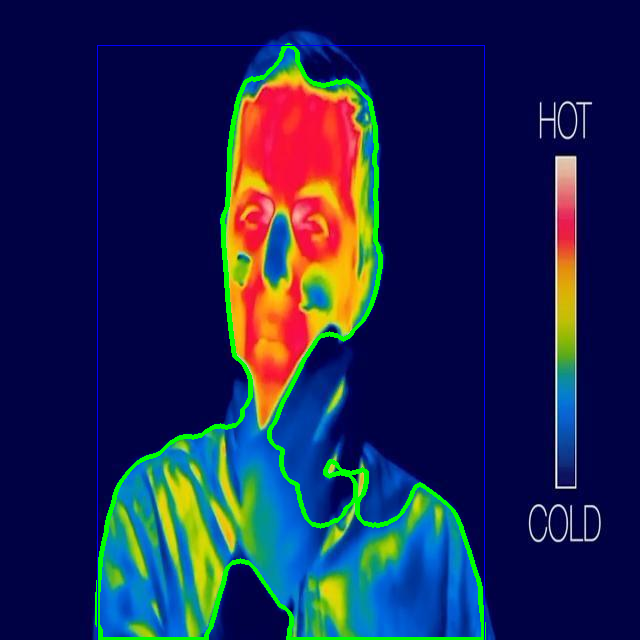
#> input picture module_4/thermal_result.png, 640 x 640 px
$ python thermal_segmentation.py --image thermal_result.png
#> lines starting #> are read from the running program, lines starting #| are printed output that depends on the picture; after the words box and inside, x2 and y2 are one past the last pixel; in counts of white or black regions, pixels touching at a corner belong together
#> in main, img is the input picture: shape (640, 640, 3); mean B, G, R 79.5, 38.4, 28.6
"""
==============================================================================
CSc 8830 - Computer Vision - Module 4 Assignment - Part 2
Human Boundary Segmentation from a Thermal (Infrared) Image
(Classical CV only, NO ML/DL)

README / HOW TO RUN
------------------------------------------------------------------------------
PURPOSE:
    Finds the boundary/outline of a human in a thermal/infrared image using
    only classical OpenCV operations. Thermal cameras render body heat as
    high intensity values, so a warm human body typically appears as a
    bright blob against a cooler (darker) background - this is exploited
    directly via intensity thresholding rather than edge detection, which
    tends to be more robust on thermal images (they often have lower
    texture/contrast noise than RGB, but Canny-based edges can be noisy on
    low-contrast backgrounds).

PIPELINE:
    1. Convert to grayscale (thermal images are usually single-channel or
       a false-color palette applied to a single-channel temperature map;
       we work on the intensity/grayscale representation either way).
    2. Slight Gaussian blur to reduce sensor noise.
    3. Otsu's method automatically picks an intensity threshold that best
       separates two populations of pixels (here: warm foreground vs. cool
       background) by minimizing within-class variance - a classical,
       non-learned thresholding technique.
    4. Morphological opening (erode then dilate) removes small bright noise
       specks; morphological closing fills small holes inside the person's
       silhouette (e.g. from clothing that isn't skin-temperature).
    5. Connected-component analysis picks the largest bright blob as the
       person (assumes the human is the dominant warm object in frame).
    6. Extract the boundary contour of that component.

REQUIREMENTS:
    pip install opencv-python numpy

USAGE:
    python thermal_segmentation.py --image thermal_person.jpg \
        --out result.png --mask_out mask.png

    If your thermal image is a false-color palette (e.g. red/yellow/white
    for hot, blue/purple for cool) rather than true grayscale, pass
    --false_color to convert it to a single "heat" channel first (see
    to_heat_channel() below) before thresholding.

OUTPUT:
    Prints the number of foreground pixels and bounding box of the
    detected person, and saves the visualization + binary mask, same as
    rgb_segmentation.py.

NOTE ON COMPARISON WITH SAM2:
    See compare_with_sam2.py to compute IoU/Dice between this result and
    Meta's SAM2 model output on the same thermal image. SAM2 is used only
    as an external comparison baseline, not part of this implementation.

AUTHOR: [Your Name]
COURSE: CSc 8830 - Computer Vision, Module 4 Assignment
==============================================================================
"""

import argparse
import cv2
import numpy as np


def to_heat_channel(image_bgr):
    """
    Convert a false-color thermal palette image (e.g. a typical
    black-blue-purple-red-yellow-white "ironbow" palette) into a single
    grayscale "heat" channel, using the pixel's saturation/value profile
    as a rough proxy for temperature intensity. Most false-color palettes
    increase in both hue-progression and brightness with temperature, so
    using the max of the RGB channels approximates relative heat level
    reasonably well without requiring the exact palette definition.
    """
    b, g, r = cv2.split(image_bgr.astype(np.float32))
    heat = np.maximum(np.maximum(r, g), b)
    return cv2.normalize(heat, None, 0, 255, cv2.NORM_MINMAX).astype(np.uint8)


def segment_human_thermal(image_bgr, false_color=False, min_area_frac=0.01):
    """
    Classical CV pipeline to segment the dominant warm human blob in a
    thermal image. Returns a binary mask (uint8, 0/255) and the boundary
    contour.
    """
#> called with false_color = False, min_area_frac = 0.01
    if false_color:
        gray = to_heat_channel(image_bgr)
    else:
        gray = cv2.cvtColor(image_bgr, cv2.COLOR_BGR2GRAY)
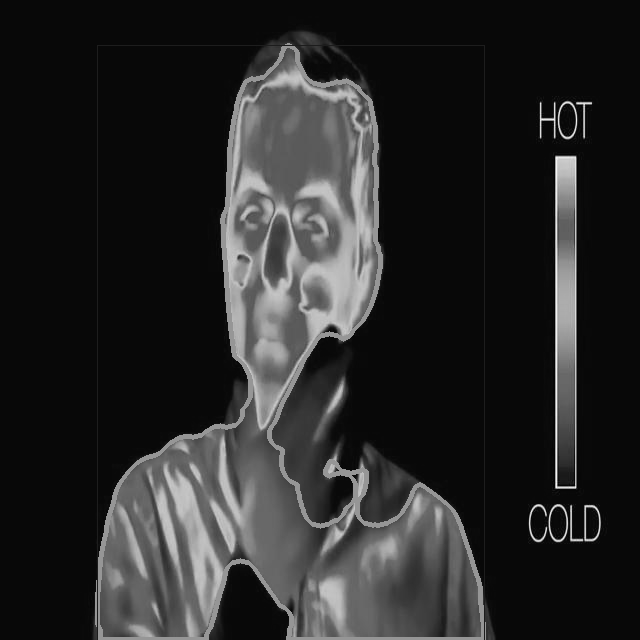
#> gray: shape (640, 640); min 2, max 251, mean 39.9

    # Step 2: mild blur to reduce sensor noise before thresholding.
    blurred = cv2.GaussianBlur(gray, (5, 5), 0)

    # Step 3: Otsu's method picks the threshold that minimizes intra-class
    # intensity variance between the two dominant populations (warm
    # foreground vs. cool background) - fully automatic, no learned model.
    _, binary = cv2.threshold(blurred, 0, 255,
                               cv2.THRESH_BINARY + cv2.THRESH_OTSU)
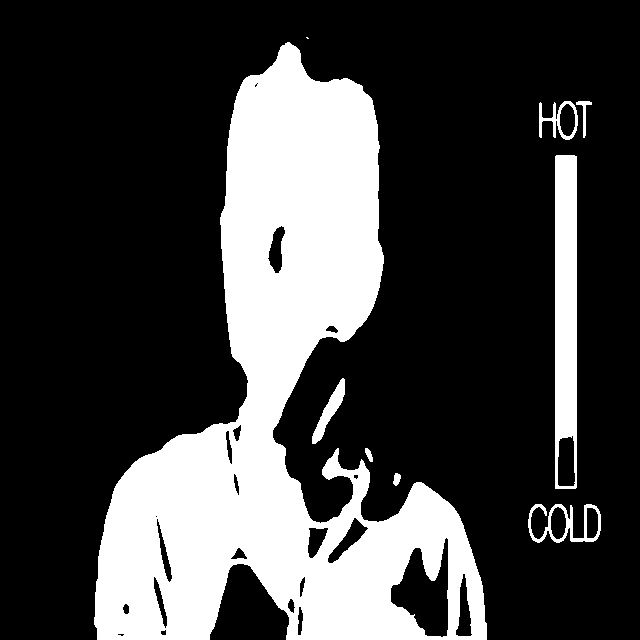
#> binary: shape (640, 640); 26% white; 9 white regions (1 under 20 px), largest, box (x1, y1, x2, y2) and area: (94, 42, 487, 640) 97578, (555, 155, 577, 489) 6589, (528, 504, 601, 543) 948

    # Step 4: morphological cleanup - remove small noise specks (opening),
    # then fill small internal holes (closing).
    small_kernel = cv2.getStructuringElement(cv2.MORPH_ELLIPSE, (5, 5))
    large_kernel = cv2.getStructuringElement(cv2.MORPH_ELLIPSE, (15, 15))
    cleaned = cv2.morphologyEx(binary, cv2.MORPH_OPEN, small_kernel, iterations=2)
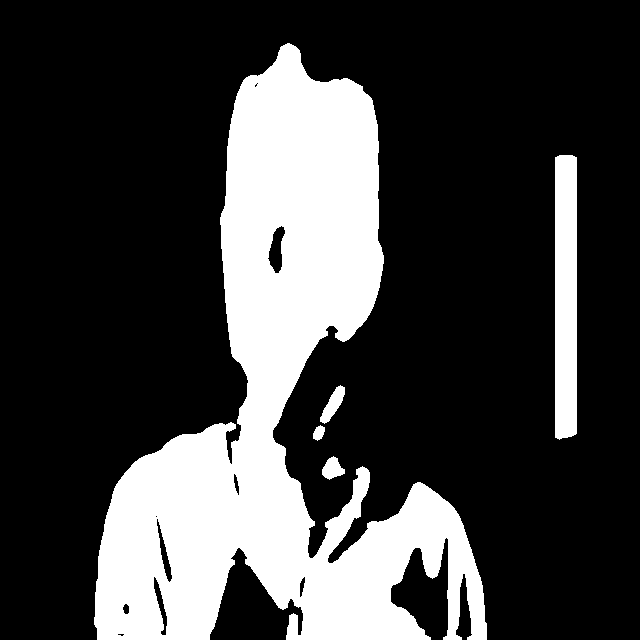
#> cleaned: shape (640, 640); 25.3% white; 5 white regions, box (x1, y1, x2, y2) and area: (94, 43, 487, 640) 96497, (555, 155, 577, 440) 6202, (320, 385, 345, 424) 437, (322, 456, 345, 480) 340, (313, 425, 325, 441) 131
    cleaned = cv2.morphologyEx(cleaned, cv2.MORPH_CLOSE, large_kernel, iterations=2)
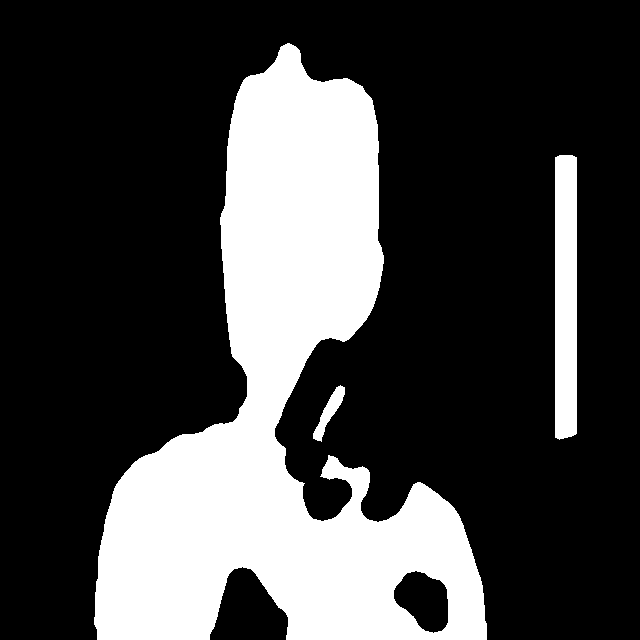
#> cleaned: shape (640, 640); 26.6% white; 3 white regions, box (x1, y1, x2, y2) and area: (94, 43, 487, 640) 101950, (555, 155, 577, 440) 6204, (313, 385, 345, 442) 609

    # Step 5: connected-component analysis - keep only the largest blob
    # above a minimum area fraction of the image (filters out small hot
    # noise blobs like reflective objects).
    num_labels, labels, stats, _ = cv2.connectedComponentsWithStats(cleaned, connectivity=8)
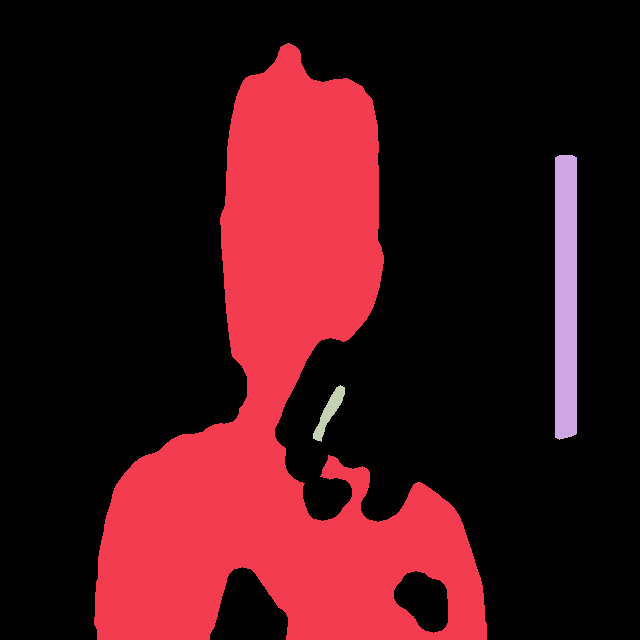
#> labels: shape (640, 640) int32; 4 distinct labels, from 0 to 3; one colour per label, 0 black
#> num_labels = 4; stats = [[0, 0, 640, 640, 300837], [94, 43, 393, 597, 101950], [555, 155, 22, 285, 6204], [313, 385, 32, 57, 609]]
    if num_labels <= 1:
        raise RuntimeError("No foreground blob found after thresholding - "
                            "try --false_color if this is a color-palette "
                            "thermal image, or check image contrast.")

    h, w = gray.shape
#> h = 640; w = 640
    min_area = min_area_frac * h * w
#> min_area = 4096
    # label 0 is background; find the largest non-background component
    areas = stats[1:, cv2.CC_STAT_AREA]
#> areas = [101950, 6204, 609]
    best_idx = np.argmax(areas) + 1  # +1 to account for skipping background
#> best_idx = 1
    if stats[best_idx, cv2.CC_STAT_AREA] < min_area:
        raise RuntimeError("Largest detected blob is smaller than the "
                            "minimum area threshold - check image quality "
                            "or lower --min_area_frac.")

    mask = np.where(labels == best_idx, 255, 0).astype(np.uint8)
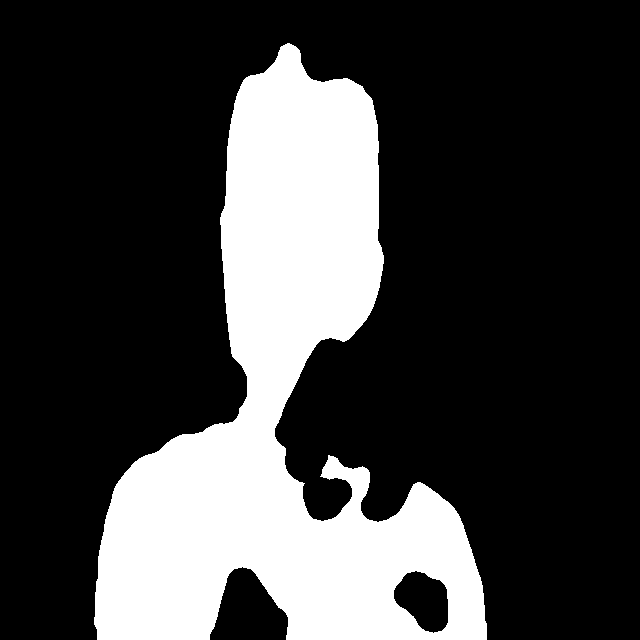
#> mask: shape (640, 640); 24.9% white; 1 white region

    # Step 6: extract the boundary contour.
    contours, _ = cv2.findContours(mask, cv2.RETR_EXTERNAL, cv2.CHAIN_APPROX_SIMPLE)
#> contours = 1 contour; box (x1, y1, x2, y2) and area: (94, 43, 487, 640) 103208
    boundary = max(contours, key=cv2.contourArea)
#> boundary = contour of 812 points, box (x1, y1, x2, y2) (94, 43, 487, 640), area 103208
    rect = cv2.boundingRect(boundary)
#> rect = (94, 43, 393, 597)

    return mask, boundary, rect


def main():
    parser = argparse.ArgumentParser(
        description="Segment a human's boundary from a thermal image using "
                    "classical CV (Otsu thresholding + connected components), "
                    "no ML/DL.")
    parser.add_argument("--image", required=True)
    parser.add_argument("--out", default="thermal_result.png")
    parser.add_argument("--mask_out", default="thermal_mask.png")
    parser.add_argument("--false_color", action="store_true",
                         help="Set this if the thermal image uses a color "
                              "palette (e.g. ironbow) rather than true grayscale.")
    parser.add_argument("--min_area_frac", type=float, default=0.01)
    args = parser.parse_args()

    img = cv2.imread(args.image)
    if img is None:
        raise FileNotFoundError(args.image)

    mask, boundary, rect = segment_human_thermal(
        img, false_color=args.false_color, min_area_frac=args.min_area_frac)
#> rect = (94, 43, 393, 597)

    vis = img.copy()
    cv2.drawContours(vis, [boundary], -1, (0, 255, 0), 3)
    x, y, w, h = rect
#> x = 94; y = 43; w = 393; h = 597
    cv2.rectangle(vis, (x, y), (x + w, y + h), (255, 0, 0), 1)
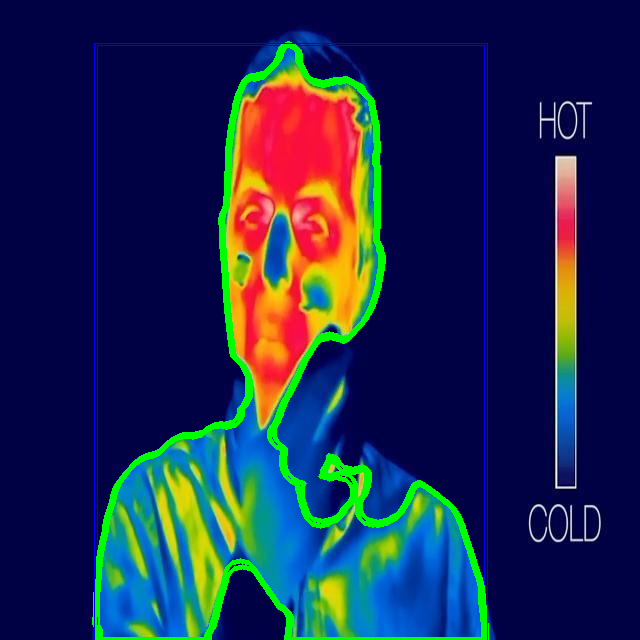
#> vis: shape (640, 640, 3); mean B, G, R 78.7, 41.2, 28.6

    cv2.imwrite(args.out, vis)
    cv2.imwrite(args.mask_out, mask)

    fg_pixels = int(np.sum(mask == 255))
#> fg_pixels = 101950
    print(f"Foreground pixels: {fg_pixels}")
#| Foreground pixels: 101950
    print(f"Bounding box (x,y,w,h): {rect}")
#| Bounding box (x,y,w,h): (94, 43, 393, 597)
    print(f"Saved visualization to: {args.out}")
    print(f"Saved binary mask to: {args.mask_out}")


if __name__ == "__main__":
    main()
